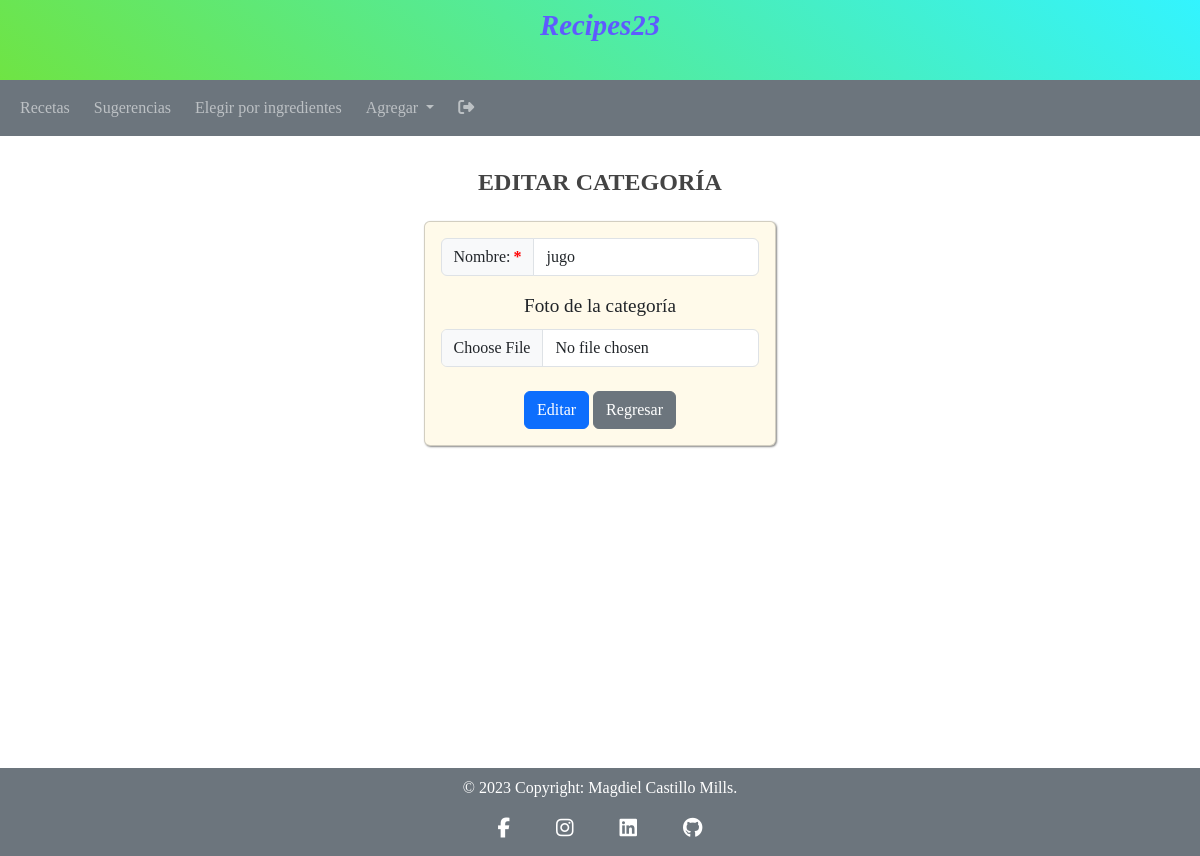
Before: /actions/edit.php?categoryid=2 (signed in) with the older database file.
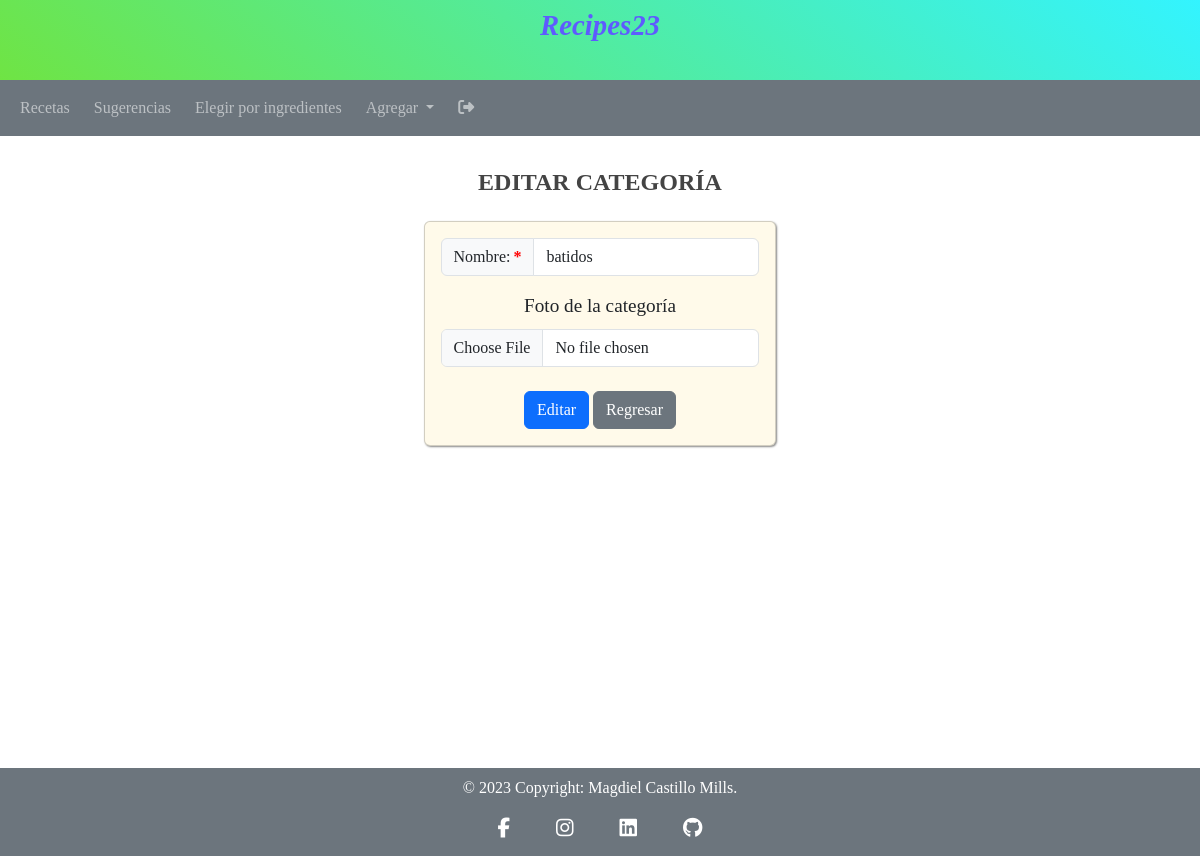
After: the same page with the newer database file.
### tables this page shows
CREATE TABLE `categories` (
  `categoryid` int NOT NULL AUTO_INCREMENT,
  `category` varchar(20) NOT NULL,
  PRIMARY KEY (`categoryid`)
);

### actions/edit.php (the view, shortened to what this page needs)
<?php
require_once ("../modules/head.php");
require_once ("../modules/nav.php");
require_once ("../config/db_Connection.php");
?>
<?php
if(isset($_GET['categoryid'])){
$categoryId = $_GET['categoryid'];
$sql = "SELECT * FROM categories WHERE categoryid = '$categoryId';";
$row = $conn -> query($sql) -> fetch_assoc();
$category = $row["category"];
?>
<main class="container p-4">
    <div class="row mt-2 text-center justify-content-center">
        <h3>EDITAR CATEGORÍA</h3>
        <div class="mt-3 col-auto">
            <form  enctype="multipart/form-data" class="bg-form card card-body" action="update.php?categoryid=<?php echo $categoryId; ?>" method="POST">
                <div class="input-group mb-3">
                    <label class="input-group-text is-required" for="categoryName">Nombre: </label>
                    <input type="text" name="categoryName" value="<?php echo $category;?>" class="form-control" id="categoryName" pattern="[a-zA-Z áéíóúÁÉÍÓÚñÑ]+" max-length="20" min-length="2" required>
                </div>
                <div class="mb-3">
                    <label class="form-label" for="categoryImage">Foto de la categoría</label>
                    <input type="file" name="categoryImage" accept=".png, .jpeg, .jpg, .gif" class="form-control" id="categoryImage">
                </div>
                <div class="mt-2">
                    <input class="btn btn-primary" type="submit" value="Editar" name="categoryeditionsubmit">
                    <a href="../views/add-categories.php" class="btn btn-secondary">Regresar</a>
                </div>
                </form>
            </div>
       </div>
</main>
<?php
}
?>
<?php
require_once ("../modules/footer.php");
?>

Changed rows visible on the page:
changed categories: categoryName "jugo" → "batidos"
